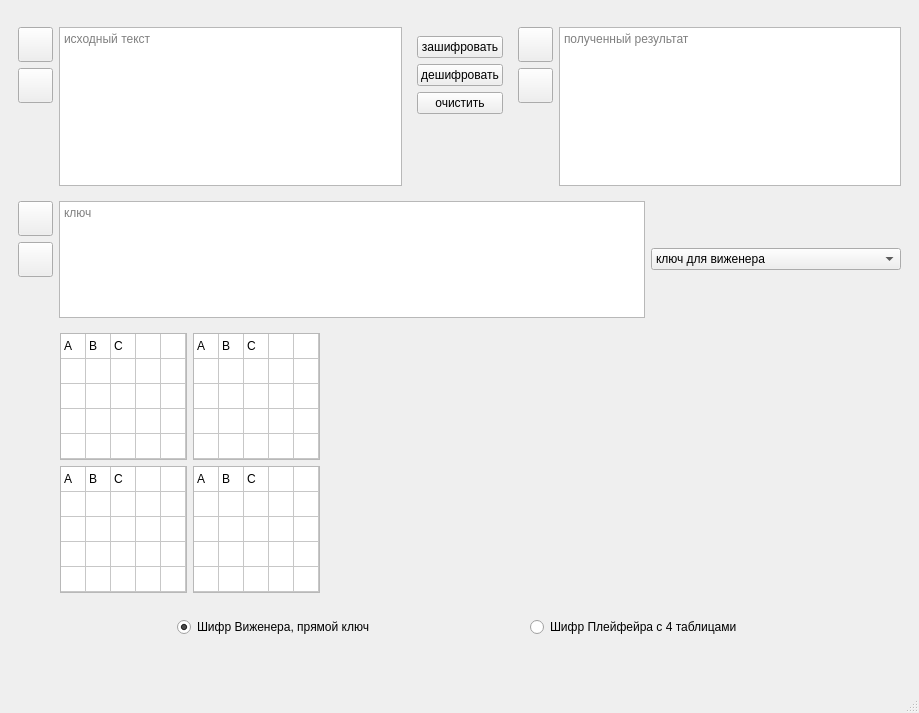
<?xml version="1.0" encoding="UTF-8"?>
<ui version="4.0">
 <class>MainWindow</class>
 <widget class="QMainWindow" name="MainWindow">
  <property name="geometry">
   <rect>
    <x>0</x>
    <y>0</y>
    <width>919</width>
    <height>713</height>
   </rect>
  </property>
  <property name="windowTitle">
   <string>MainWindow</string>
  </property>
  <widget class="QWidget" name="centralwidget">
   <layout class="QHBoxLayout" name="horizontalLayout">
    <item>
     <widget class="QWidget" name="widget_2" native="true">
      <layout class="QVBoxLayout" name="verticalLayout_5">
       <item>
        <widget class="QWidget" name="wingera" native="true">
         <layout class="QHBoxLayout" name="horizontalLayout_4">
          <property name="leftMargin">
           <number>0</number>
          </property>
          <property name="rightMargin">
           <number>0</number>
          </property>
          <item>
           <widget class="QWidget" name="widget" native="true">
            <layout class="QHBoxLayout" name="horizontalLayout_3">
             <property name="leftMargin">
              <number>0</number>
             </property>
             <property name="topMargin">
              <number>0</number>
             </property>
             <property name="rightMargin">
              <number>0</number>
             </property>
             <property name="bottomMargin">
              <number>0</number>
             </property>
             <item>
              <widget class="QWidget" name="widget_4" native="true">
               <layout class="QVBoxLayout" name="verticalLayout_2">
                <property name="leftMargin">
                 <number>0</number>
                </property>
                <property name="topMargin">
                 <number>0</number>
                </property>
                <property name="rightMargin">
                 <number>0</number>
                </property>
                <property name="bottomMargin">
                 <number>0</number>
                </property>
                <item>
                 <widget class="QPushButton" name="PBFileText">
                  <property name="minimumSize">
                   <size>
                    <width>35</width>
                    <height>35</height>
                   </size>
                  </property>
                  <property name="maximumSize">
                   <size>
                    <width>35</width>
                    <height>35</height>
                   </size>
                  </property>
                  <property name="text">
                   <string/>
                  </property>
                  <property name="icon">
                   <iconset theme="QIcon::ThemeIcon::FolderOpen"/>
                  </property>
                 </widget>
                </item>
                <item>
                 <widget class="QPushButton" name="PBSaveText">
                  <property name="minimumSize">
                   <size>
                    <width>35</width>
                    <height>35</height>
                   </size>
                  </property>
                  <property name="maximumSize">
                   <size>
                    <width>35</width>
                    <height>35</height>
                   </size>
                  </property>
                  <property name="text">
                   <string/>
                  </property>
                  <property name="icon">
                   <iconset theme="QIcon::ThemeIcon::DocumentSave"/>
                  </property>
                 </widget>
                </item>
                <item>
                 <spacer name="verticalSpacer_4">
                  <property name="orientation">
                   <enum>Qt::Orientation::Vertical</enum>
                  </property>
                  <property name="sizeHint" stdset="0">
                   <size>
                    <width>20</width>
                    <height>10</height>
                   </size>
                  </property>
                 </spacer>
                </item>
               </layout>
              </widget>
             </item>
             <item>
              <widget class="QPlainTextEdit" name="PTEText">
               <property name="placeholderText">
                <string>исходный текст</string>
               </property>
              </widget>
             </item>
            </layout>
           </widget>
          </item>
          <item>
           <widget class="QWidget" name="widget_3" native="true">
            <layout class="QVBoxLayout" name="verticalLayout">
             <item>
              <widget class="QPushButton" name="PBProced">
               <property name="text">
                <string>зашифровать</string>
               </property>
              </widget>
             </item>
             <item>
              <widget class="QPushButton" name="pushButton">
               <property name="text">
                <string>дешифровать</string>
               </property>
              </widget>
             </item>
             <item>
              <widget class="QPushButton" name="PBClear">
               <property name="text">
                <string>очистить</string>
               </property>
              </widget>
             </item>
             <item>
              <spacer name="verticalSpacer">
               <property name="orientation">
                <enum>Qt::Orientation::Vertical</enum>
               </property>
               <property name="sizeHint" stdset="0">
                <size>
                 <width>20</width>
                 <height>40</height>
                </size>
               </property>
              </spacer>
             </item>
            </layout>
           </widget>
          </item>
          <item>
           <widget class="QWidget" name="widget_5" native="true">
            <layout class="QHBoxLayout" name="horizontalLayout_2">
             <property name="leftMargin">
              <number>0</number>
             </property>
             <property name="topMargin">
              <number>0</number>
             </property>
             <property name="rightMargin">
              <number>0</number>
             </property>
             <property name="bottomMargin">
              <number>0</number>
             </property>
             <item>
              <widget class="QWidget" name="widget_6" native="true">
               <layout class="QVBoxLayout" name="verticalLayout_4">
                <property name="leftMargin">
                 <number>0</number>
                </property>
                <property name="topMargin">
                 <number>0</number>
                </property>
                <property name="rightMargin">
                 <number>0</number>
                </property>
                <property name="bottomMargin">
                 <number>0</number>
                </property>
                <item>
                 <widget class="QPushButton" name="PBFileResult">
                  <property name="minimumSize">
                   <size>
                    <width>35</width>
                    <height>35</height>
                   </size>
                  </property>
                  <property name="maximumSize">
                   <size>
                    <width>35</width>
                    <height>35</height>
                   </size>
                  </property>
                  <property name="text">
                   <string/>
                  </property>
                  <property name="icon">
                   <iconset theme="QIcon::ThemeIcon::FolderOpen"/>
                  </property>
                 </widget>
                </item>
                <item>
                 <widget class="QPushButton" name="PBSaveResult">
                  <property name="minimumSize">
                   <size>
                    <width>35</width>
                    <height>35</height>
                   </size>
                  </property>
                  <property name="maximumSize">
                   <size>
                    <width>35</width>
                    <height>35</height>
                   </size>
                  </property>
                  <property name="text">
                   <string/>
                  </property>
                  <property name="icon">
                   <iconset theme="QIcon::ThemeIcon::DocumentSave"/>
                  </property>
                 </widget>
                </item>
                <item>
                 <spacer name="verticalSpacer_2">
                  <property name="orientation">
                   <enum>Qt::Orientation::Vertical</enum>
                  </property>
                  <property name="sizeHint" stdset="0">
                   <size>
                    <width>20</width>
                    <height>40</height>
                   </size>
                  </property>
                 </spacer>
                </item>
               </layout>
              </widget>
             </item>
             <item>
              <widget class="QPlainTextEdit" name="PTEResult">
               <property name="placeholderText">
                <string>полученный результат</string>
               </property>
              </widget>
             </item>
            </layout>
           </widget>
          </item>
         </layout>
        </widget>
       </item>
       <item>
        <widget class="QWidget" name="widget_7" native="true">
         <property name="maximumSize">
          <size>
           <width>16777215</width>
           <height>150</height>
          </size>
         </property>
         <layout class="QHBoxLayout" name="horizontalLayout_5">
          <property name="leftMargin">
           <number>0</number>
          </property>
          <property name="topMargin">
           <number>0</number>
          </property>
          <property name="rightMargin">
           <number>0</number>
          </property>
          <property name="bottomMargin">
           <number>0</number>
          </property>
          <item>
           <widget class="QWidget" name="widget_8" native="true">
            <layout class="QVBoxLayout" name="verticalLayout_3">
             <property name="leftMargin">
              <number>0</number>
             </property>
             <property name="topMargin">
              <number>0</number>
             </property>
             <property name="rightMargin">
              <number>0</number>
             </property>
             <property name="bottomMargin">
              <number>0</number>
             </property>
             <item>
              <widget class="QPushButton" name="PBFileCipher">
               <property name="minimumSize">
                <size>
                 <width>35</width>
                 <height>35</height>
                </size>
               </property>
               <property name="maximumSize">
                <size>
                 <width>35</width>
                 <height>35</height>
                </size>
               </property>
               <property name="text">
                <string/>
               </property>
               <property name="icon">
                <iconset theme="QIcon::ThemeIcon::FolderOpen"/>
               </property>
              </widget>
             </item>
             <item>
              <widget class="QPushButton" name="PBSaveCipher">
               <property name="minimumSize">
                <size>
                 <width>35</width>
                 <height>35</height>
                </size>
               </property>
               <property name="maximumSize">
                <size>
                 <width>35</width>
                 <height>35</height>
                </size>
               </property>
               <property name="text">
                <string/>
               </property>
               <property name="icon">
                <iconset theme="QIcon::ThemeIcon::DocumentSave"/>
               </property>
              </widget>
             </item>
             <item>
              <spacer name="verticalSpacer_5">
               <property name="orientation">
                <enum>Qt::Orientation::Vertical</enum>
               </property>
               <property name="sizeHint" stdset="0">
                <size>
                 <width>20</width>
                 <height>10</height>
                </size>
               </property>
              </spacer>
             </item>
            </layout>
           </widget>
          </item>
          <item>
           <widget class="QPlainTextEdit" name="PTECipher">
            <property name="minimumSize">
             <size>
              <width>0</width>
              <height>0</height>
             </size>
            </property>
            <property name="placeholderText">
             <string>ключ</string>
            </property>
           </widget>
          </item>
          <item>
           <widget class="QComboBox" name="comboBox">
            <property name="minimumSize">
             <size>
              <width>250</width>
              <height>0</height>
             </size>
            </property>
            <item>
             <property name="text">
              <string>ключ для виженера</string>
             </property>
            </item>
            <item>
             <property name="text">
              <string>ключ Плейфейра таблица 1</string>
             </property>
            </item>
            <item>
             <property name="text">
              <string>ключ Плейфейра таблица 2</string>
             </property>
            </item>
            <item>
             <property name="text">
              <string>ключ Плейфейра таблица 3</string>
             </property>
            </item>
            <item>
             <property name="text">
              <string>ключ Плейфейра таблица 4</string>
             </property>
            </item>
           </widget>
          </item>
         </layout>
        </widget>
       </item>
       <item>
        <spacer name="verticalSpacer_6">
         <property name="orientation">
          <enum>Qt::Orientation::Vertical</enum>
         </property>
         <property name="sizeHint" stdset="0">
          <size>
           <width>20</width>
           <height>20</height>
          </size>
         </property>
        </spacer>
       </item>
       <item>
        <widget class="QWidget" name="widget_10" native="true">
         <layout class="QGridLayout" name="gridLayout">
          <property name="leftMargin">
           <number>42</number>
          </property>
          <item row="1" column="1">
           <widget class="QTableWidget" name="TB2">
            <property name="enabled">
             <bool>true</bool>
            </property>
            <property name="minimumSize">
             <size>
              <width>127</width>
              <height>127</height>
             </size>
            </property>
            <property name="maximumSize">
             <size>
              <width>127</width>
              <height>127</height>
             </size>
            </property>
            <property name="verticalScrollBarPolicy">
             <enum>Qt::ScrollBarPolicy::ScrollBarAlwaysOff</enum>
            </property>
            <property name="horizontalScrollBarPolicy">
             <enum>Qt::ScrollBarPolicy::ScrollBarAlwaysOff</enum>
            </property>
            <property name="editTriggers">
             <set>QAbstractItemView::EditTrigger::NoEditTriggers</set>
            </property>
            <property name="selectionMode">
             <enum>QAbstractItemView::SelectionMode::NoSelection</enum>
            </property>
            <property name="showGrid">
             <bool>true</bool>
            </property>
            <property name="cornerButtonEnabled">
             <bool>true</bool>
            </property>
            <property name="rowCount">
             <number>5</number>
            </property>
            <property name="columnCount">
             <number>5</number>
            </property>
            <attribute name="horizontalHeaderVisible">
             <bool>false</bool>
            </attribute>
            <attribute name="horizontalHeaderMinimumSectionSize">
             <number>25</number>
            </attribute>
            <attribute name="horizontalHeaderDefaultSectionSize">
             <number>25</number>
            </attribute>
            <attribute name="horizontalHeaderHighlightSections">
             <bool>false</bool>
            </attribute>
            <attribute name="verticalHeaderVisible">
             <bool>false</bool>
            </attribute>
            <attribute name="verticalHeaderMinimumSectionSize">
             <number>25</number>
            </attribute>
            <attribute name="verticalHeaderDefaultSectionSize">
             <number>25</number>
            </attribute>
            <attribute name="verticalHeaderHighlightSections">
             <bool>false</bool>
            </attribute>
            <attribute name="verticalHeaderShowSortIndicator" stdset="0">
             <bool>false</bool>
            </attribute>
            <row/>
            <row/>
            <row/>
            <row/>
            <row/>
            <column>
             <property name="text">
              <string/>
             </property>
            </column>
            <column/>
            <column/>
            <column/>
            <column/>
            <item row="0" column="0">
             <property name="text">
              <string>A</string>
             </property>
            </item>
            <item row="0" column="1">
             <property name="text">
              <string>B</string>
             </property>
            </item>
            <item row="0" column="2">
             <property name="text">
              <string>C</string>
             </property>
            </item>
           </widget>
          </item>
          <item row="1" column="2">
           <widget class="QTableWidget" name="TB1">
            <property name="enabled">
             <bool>true</bool>
            </property>
            <property name="minimumSize">
             <size>
              <width>127</width>
              <height>127</height>
             </size>
            </property>
            <property name="maximumSize">
             <size>
              <width>127</width>
              <height>127</height>
             </size>
            </property>
            <property name="verticalScrollBarPolicy">
             <enum>Qt::ScrollBarPolicy::ScrollBarAlwaysOff</enum>
            </property>
            <property name="horizontalScrollBarPolicy">
             <enum>Qt::ScrollBarPolicy::ScrollBarAlwaysOff</enum>
            </property>
            <property name="editTriggers">
             <set>QAbstractItemView::EditTrigger::NoEditTriggers</set>
            </property>
            <property name="selectionMode">
             <enum>QAbstractItemView::SelectionMode::NoSelection</enum>
            </property>
            <property name="showGrid">
             <bool>true</bool>
            </property>
            <property name="cornerButtonEnabled">
             <bool>true</bool>
            </property>
            <property name="rowCount">
             <number>5</number>
            </property>
            <property name="columnCount">
             <number>5</number>
            </property>
            <attribute name="horizontalHeaderVisible">
             <bool>false</bool>
            </attribute>
            <attribute name="horizontalHeaderMinimumSectionSize">
             <number>25</number>
            </attribute>
            <attribute name="horizontalHeaderDefaultSectionSize">
             <number>25</number>
            </attribute>
            <attribute name="horizontalHeaderHighlightSections">
             <bool>false</bool>
            </attribute>
            <attribute name="verticalHeaderVisible">
             <bool>false</bool>
            </attribute>
            <attribute name="verticalHeaderMinimumSectionSize">
             <number>25</number>
            </attribute>
            <attribute name="verticalHeaderDefaultSectionSize">
             <number>25</number>
            </attribute>
            <attribute name="verticalHeaderHighlightSections">
             <bool>false</bool>
            </attribute>
            <attribute name="verticalHeaderShowSortIndicator" stdset="0">
             <bool>false</bool>
            </attribute>
            <row/>
            <row/>
            <row/>
            <row/>
            <row/>
            <column>
             <property name="text">
              <string/>
             </property>
            </column>
            <column/>
            <column/>
            <column/>
            <column/>
            <item row="0" column="0">
             <property name="text">
              <string>A</string>
             </property>
            </item>
            <item row="0" column="1">
             <property name="text">
              <string>B</string>
             </property>
            </item>
            <item row="0" column="2">
             <property name="text">
              <string>C</string>
             </property>
            </item>
           </widget>
          </item>
          <item row="3" column="2">
           <widget class="QTableWidget" name="TB4">
            <property name="enabled">
             <bool>true</bool>
            </property>
            <property name="minimumSize">
             <size>
              <width>127</width>
              <height>127</height>
             </size>
            </property>
            <property name="maximumSize">
             <size>
              <width>127</width>
              <height>127</height>
             </size>
            </property>
            <property name="verticalScrollBarPolicy">
             <enum>Qt::ScrollBarPolicy::ScrollBarAlwaysOff</enum>
            </property>
            <property name="horizontalScrollBarPolicy">
             <enum>Qt::ScrollBarPolicy::ScrollBarAlwaysOff</enum>
            </property>
            <property name="editTriggers">
             <set>QAbstractItemView::EditTrigger::NoEditTriggers</set>
            </property>
            <property name="selectionMode">
             <enum>QAbstractItemView::SelectionMode::NoSelection</enum>
            </property>
            <property name="showGrid">
             <bool>true</bool>
            </property>
            <property name="cornerButtonEnabled">
             <bool>true</bool>
            </property>
            <property name="rowCount">
             <number>5</number>
            </property>
            <property name="columnCount">
             <number>5</number>
            </property>
            <attribute name="horizontalHeaderVisible">
             <bool>false</bool>
            </attribute>
            <attribute name="horizontalHeaderMinimumSectionSize">
             <number>25</number>
            </attribute>
            <attribute name="horizontalHeaderDefaultSectionSize">
             <number>25</number>
            </attribute>
            <attribute name="horizontalHeaderHighlightSections">
             <bool>false</bool>
            </attribute>
            <attribute name="verticalHeaderVisible">
             <bool>false</bool>
            </attribute>
            <attribute name="verticalHeaderMinimumSectionSize">
             <number>25</number>
            </attribute>
            <attribute name="verticalHeaderDefaultSectionSize">
             <number>25</number>
            </attribute>
            <attribute name="verticalHeaderHighlightSections">
             <bool>false</bool>
            </attribute>
            <attribute name="verticalHeaderShowSortIndicator" stdset="0">
             <bool>false</bool>
            </attribute>
            <row/>
            <row/>
            <row/>
            <row/>
            <row/>
            <column>
             <property name="text">
              <string/>
             </property>
            </column>
            <column/>
            <column/>
            <column/>
            <column/>
            <item row="0" column="0">
             <property name="text">
              <string>A</string>
             </property>
            </item>
            <item row="0" column="1">
             <property name="text">
              <string>B</string>
             </property>
            </item>
            <item row="0" column="2">
             <property name="text">
              <string>C</string>
             </property>
            </item>
           </widget>
          </item>
          <item row="1" column="3">
           <spacer name="horizontalSpacer_5">
            <property name="orientation">
             <enum>Qt::Orientation::Horizontal</enum>
            </property>
            <property name="sizeHint" stdset="0">
             <size>
              <width>40</width>
              <height>20</height>
             </size>
            </property>
           </spacer>
          </item>
          <item row="3" column="1">
           <widget class="QTableWidget" name="TB3">
            <property name="enabled">
             <bool>true</bool>
            </property>
            <property name="minimumSize">
             <size>
              <width>127</width>
              <height>127</height>
             </size>
            </property>
            <property name="maximumSize">
             <size>
              <width>127</width>
              <height>127</height>
             </size>
            </property>
            <property name="verticalScrollBarPolicy">
             <enum>Qt::ScrollBarPolicy::ScrollBarAlwaysOff</enum>
            </property>
            <property name="horizontalScrollBarPolicy">
             <enum>Qt::ScrollBarPolicy::ScrollBarAlwaysOff</enum>
            </property>
            <property name="editTriggers">
             <set>QAbstractItemView::EditTrigger::NoEditTriggers</set>
            </property>
            <property name="selectionMode">
             <enum>QAbstractItemView::SelectionMode::NoSelection</enum>
            </property>
            <property name="showGrid">
             <bool>true</bool>
            </property>
            <property name="cornerButtonEnabled">
             <bool>true</bool>
            </property>
            <property name="rowCount">
             <number>5</number>
            </property>
            <property name="columnCount">
             <number>5</number>
            </property>
            <attribute name="horizontalHeaderVisible">
             <bool>false</bool>
            </attribute>
            <attribute name="horizontalHeaderMinimumSectionSize">
             <number>25</number>
            </attribute>
            <attribute name="horizontalHeaderDefaultSectionSize">
             <number>25</number>
            </attribute>
            <attribute name="horizontalHeaderHighlightSections">
             <bool>false</bool>
            </attribute>
            <attribute name="verticalHeaderVisible">
             <bool>false</bool>
            </attribute>
            <attribute name="verticalHeaderMinimumSectionSize">
             <number>25</number>
            </attribute>
            <attribute name="verticalHeaderDefaultSectionSize">
             <number>25</number>
            </attribute>
            <attribute name="verticalHeaderHighlightSections">
             <bool>false</bool>
            </attribute>
            <attribute name="verticalHeaderShowSortIndicator" stdset="0">
             <bool>false</bool>
            </attribute>
            <row/>
            <row/>
            <row/>
            <row/>
            <row/>
            <column>
             <property name="text">
              <string/>
             </property>
            </column>
            <column/>
            <column/>
            <column/>
            <column/>
            <item row="0" column="0">
             <property name="text">
              <string>A</string>
             </property>
            </item>
            <item row="0" column="1">
             <property name="text">
              <string>B</string>
             </property>
            </item>
            <item row="0" column="2">
             <property name="text">
              <string>C</string>
             </property>
            </item>
           </widget>
          </item>
         </layout>
        </widget>
       </item>
       <item>
        <widget class="QWidget" name="widget_9" native="true">
         <layout class="QHBoxLayout" name="horizontalLayout_6">
          <item>
           <spacer name="horizontalSpacer">
            <property name="orientation">
             <enum>Qt::Orientation::Horizontal</enum>
            </property>
            <property name="sizeHint" stdset="0">
             <size>
              <width>40</width>
              <height>20</height>
             </size>
            </property>
           </spacer>
          </item>
          <item>
           <widget class="QRadioButton" name="RBWidger">
            <property name="text">
             <string>Шифр Виженера, прямой ключ</string>
            </property>
            <property name="checked">
             <bool>true</bool>
            </property>
            <attribute name="buttonGroup">
             <string notr="true">buttonGroup</string>
            </attribute>
           </widget>
          </item>
          <item>
           <spacer name="horizontalSpacer_2">
            <property name="orientation">
             <enum>Qt::Orientation::Horizontal</enum>
            </property>
            <property name="sizeHint" stdset="0">
             <size>
              <width>40</width>
              <height>20</height>
             </size>
            </property>
           </spacer>
          </item>
          <item>
           <widget class="QRadioButton" name="RBPlayfer">
            <property name="text">
             <string>Шифр Плейфейра с 4 таблицами</string>
            </property>
            <attribute name="buttonGroup">
             <string notr="true">buttonGroup</string>
            </attribute>
           </widget>
          </item>
          <item>
           <spacer name="horizontalSpacer_3">
            <property name="orientation">
             <enum>Qt::Orientation::Horizontal</enum>
            </property>
            <property name="sizeHint" stdset="0">
             <size>
              <width>40</width>
              <height>20</height>
             </size>
            </property>
           </spacer>
          </item>
         </layout>
        </widget>
       </item>
       <item>
        <spacer name="verticalSpacer_3">
         <property name="orientation">
          <enum>Qt::Orientation::Vertical</enum>
         </property>
         <property name="sizeHint" stdset="0">
          <size>
           <width>20</width>
           <height>60</height>
          </size>
         </property>
        </spacer>
       </item>
      </layout>
     </widget>
    </item>
   </layout>
  </widget>
  <widget class="QMenuBar" name="menubar">
   <property name="geometry">
    <rect>
     <x>0</x>
     <y>0</y>
     <width>919</width>
     <height>25</height>
    </rect>
   </property>
  </widget>
  <widget class="QStatusBar" name="statusbar"/>
 </widget>
 <resources/>
 <connections/>
 <buttongroups>
  <buttongroup name="buttonGroup"/>
 </buttongroups>
</ui>
